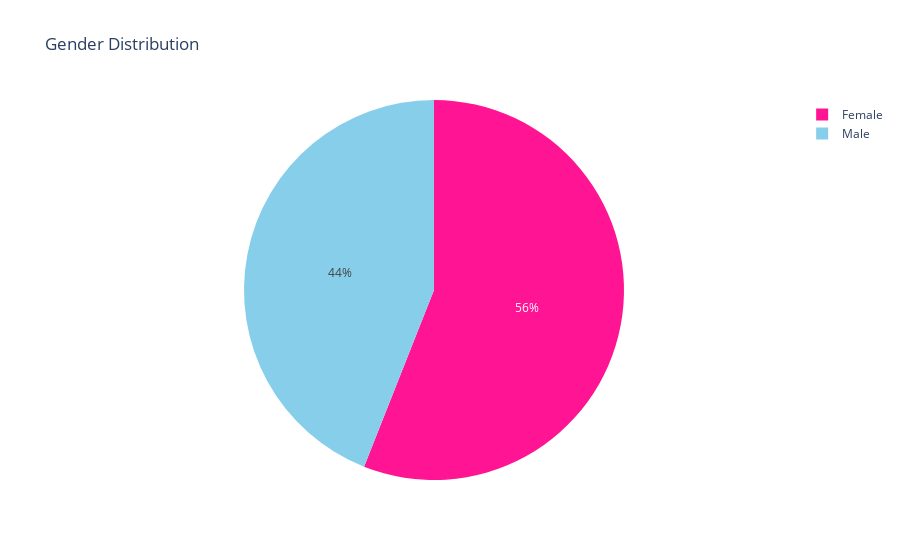

Write notebook code for a chart like this one.
### Code cell
px.pie(df, names='Gender', color='Gender',
             color_discrete_sequence=['skyblue', 'deeppink'],
             title='Gender Distribution')

### Figure 1 — Plotly figure (JSON) as saved in the notebook; plotly's stock layout.template omitted (floating-point values rounded to 4 significant figures; data arrays with more than 128 entries replaced by an {"elided": "..."} marker saying what was removed)
{"data": [{"customdata": {"elided": "200x1 str values"}, "domain": {"x": [0, 1], "y": [0, 1]}, "hovertemplate": "Gender=%{customdata[0]}<extra></extra>", "labels": {"elided": "200 str values"}, "legendgroup": "", "marker": {"colors": {"elided": "200 str values"}}, "name": "", "showlegend": true, "type": "pie"}], "layout": {"autosize": true, "legend": {"tracegroupgap": 0}, "piecolorway": ["skyblue", "deeppink"], "title": {"text": "Gender Distribution"}}}
